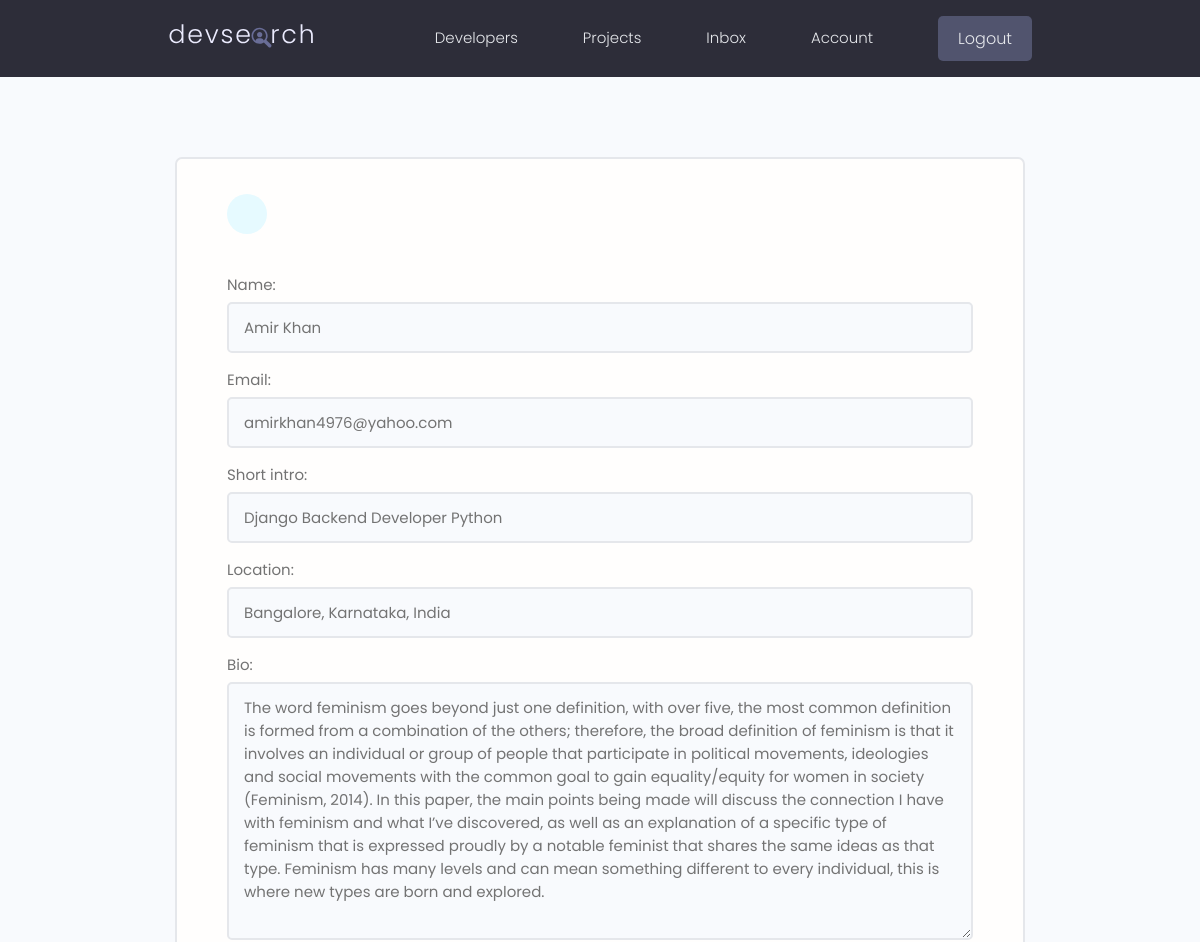
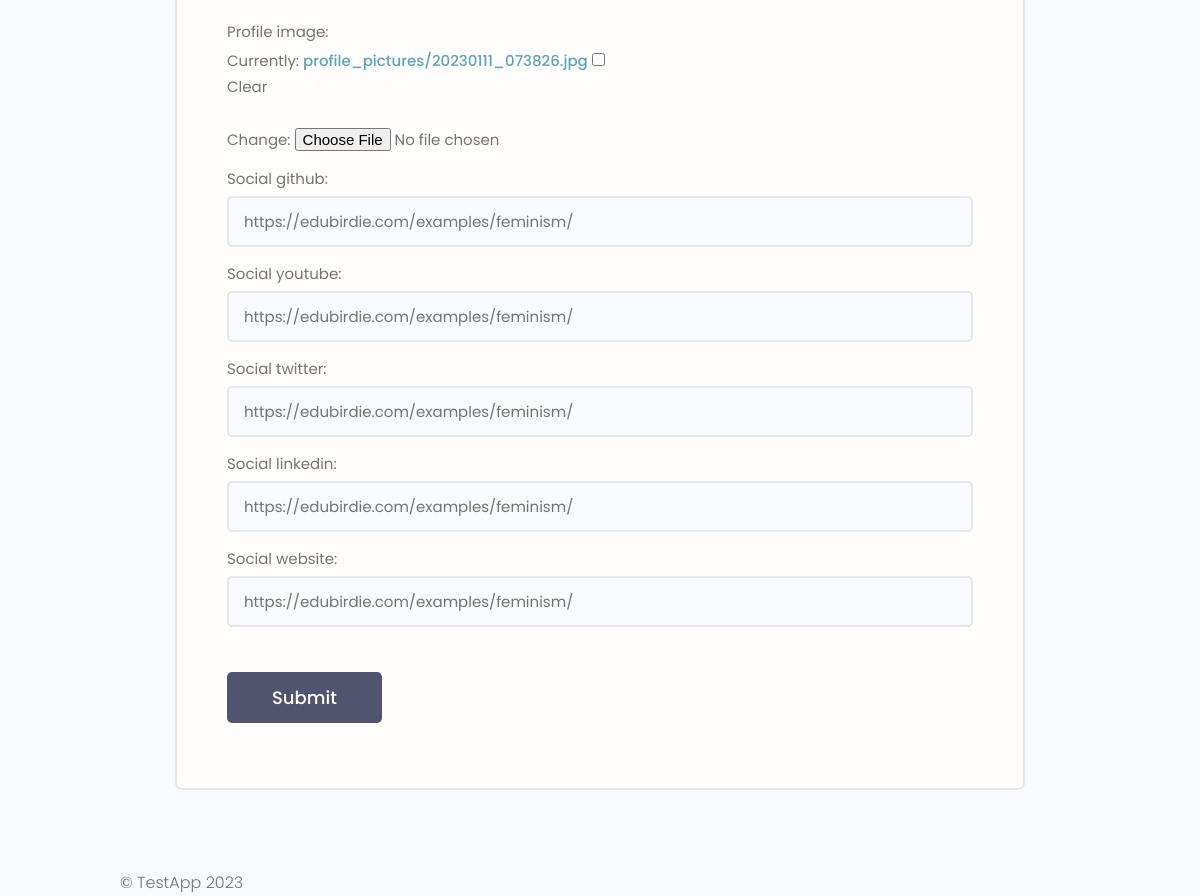
Page /update-account/ (signed in) on the committed database (2 pictures, top to bottom).
### users/models.py (models this page shows, shortened)
class Profile(models.Model):
    user = models.OneToOneField(User, on_delete=models.CASCADE, null=True, blank=True)
    name = models.CharField(max_length=256, null=True, blank=True)
    email = models.CharField(max_length=256, null=True, blank=True)
    short_intro = models.CharField(max_length=256, null=True, blank=True)
    location = models.CharField(max_length=256, null=True, blank=True)
    bio = models.TextField(null=True, blank=True)
    profile_image = models.ImageField(upload_to="profile_pictures", default="profile_pictures/user-default.png", null=True, blank=True)
    social_github = models.CharField(max_length=256, null=True, blank=True)
    social_youtube = models.CharField(max_length=256, null=True, blank=True)
    social_twitter = models.CharField(max_length=256, null=True, blank=True)
    social_linkedin = models.CharField(max_length=256, null=True, blank=True)
    social_website = models.CharField(max_length=256, null=True, blank=True)
    created_at = models.DateTimeField(auto_now_add=True)
    updated_at = models.DateTimeField(auto_now=True)
    id = models.UUIDField(default=uuid.uuid4, primary_key=True, unique=True, editable=False)
    class Meta:
        ordering = ["created_at"]

### users/views.py (the view, shortened to what this page needs)
# urls.py: path("update-account/", views.user_account_update, name="update-account"),
@login_required(login_url="login")
def user_account_update(request):
    profile = request.user.profile
    form = UpdateProfileForm(instance=profile)
    ctx = {"form": form}
    return render(request, template_name="users/edit-account-form.html", context=ctx)

### users/forms.py
class UpdateProfileForm(forms.ModelForm):
    class Meta:
        model = Profile
        fields = "__all__"
        exclude = ["user"]
    def __init__(self, *args, **kwrgs):
        super().__init__(*args, **kwrgs)
        for name, field in self.fields.items():
            field.widget.attrs.update({"class": "input"})

### users/templates/users/edit-account-form.html (shortened to what this page needs)
{% extends "testapp/index.html" %}
{% block content %}
<main class="formPage my-xl">
    <div class="content-box">
        <div class="formWrapper">
            <a class="backButton" href="#"></a>
            <br>
            <form class="form" method="post" enctype="multipart/form-data">
                {% for field in form %}
                <div class="form__field">
                    <label for="formInput#text">{{ field.label }}: </label>
                    {{ field }}
                </div>
                {% endfor %}
                <input class="btn btn--sub btn--lg  my-md" type="submit" value="Submit" />
            </form>
        </div>
    </div>
</main>
{% endblock %}

### static/styles/app.css (style rules this page uses)
:root { --color-sub: #2d2d39; }
.btn--sub { background-color: var(--color-sub-light); }
.content-box { width: 95%; max-width: 85rem; margin: 0 auto; }
.backButton { background: var(--color-main-light); color: var(--color-main); width: 4rem; height: 4rem; display: flex; align-items: center; justify-content: center; border-radius: 50%; }
.formPage .formWrapper { list-style: none; background: var(--color-white); padding: 3.5rem 5rem; border: 2px solid var(--color-light); border-radius: 0.7rem; }

### static/uikit/styles/modules/_variables.css (style rules this page uses)
:root { --color-main: #5aa5b9; --color-main-light: #e6faff; --color-sub: #3f4156; --color-sub-light: #51546e; --color-sub-lighter: #ededfd; --color-text: #737373; --color-gray: #8b8b8b; --color-light: #e5e7eb; --color-light-gray: #767676; --color-bg: #f8fafd; --color-white: #fffefd; --color-white-light: #f3f3f3; --color-success: #359e64; --color-success-bg: #def8e8; --color-error: #fc4b0b; --color-error-bg: #fff2ee; --font-base: 'Poppins', arial, helvetica, 'Segoe UI', roboto, ubuntu, sans-serif; --font-monospace: 'Fira Code', 'Courier New', courier, monospace; --font-regular: 300; --font-medium: 500; --font-bold: 700; --generic-shadow: 1px 1px 5px #00000010; --generic-transition: all 0.3s ease-in-out; }

### static/uikit/styles/modules/_base.css (style rules this page uses)
* { margin: 0; padding: 0; box-sizing: border-box; text-rendering: optimizeLegibility; color: inherit; font-size: inherit; }
html { font-size: 50%; }
@media only screen and (min-width: 480px) { html { font-size: 56.25%; } }
@media only screen and (min-width: 1200px) { html { font-size: 62.5%; } }
body { line-height: 1.6; font-weight: 400; font-size: 1.5rem; color: var(--color-text); background-color: var(--color-bg); min-height: 100vh; }

### static/uikit/styles/modules/_typography.css (style rules this page uses)
* { font-family: var(--font-base); }
a { padding-bottom: 2px; text-decoration: none; display: inline-block; color: var(--color-main); font-weight: var(--font-medium); }

### static/uikit/styles/modules/_utilities.css (style rules this page uses)
.my-md { margin: 3rem auto; }
.my-xl { margin: 8rem auto; }

### static/uikit/styles/modules/_button.css (style rules this page uses)
.btn { display: inline-block; position: relative; cursor: pointer; background-color: var(--color-light); font-weight: var(--font-medium); color: var(--color-sub); text-decoration: none; padding: 1rem 2rem; border-radius: 0.5rem; border: none; width: -webkit-fit-content; width: -moz-fit-content; width: fit-content; height: -webkit-fit-content; height: -moz-fit-content; height: fit-content; font-size: 1.6rem; outline-width: 0; outline-color: transparent; -webkit-backface-visibility: hidden; backface-visibility: hidden; transition: all 0.3s ease-in-out; }
.btn--sub { background-color: var(--color-sub); color: var(--color-white); }
.btn--lg { font-size: 1.8rem; padding: 1.2rem 4.5rem; }

### static/uikit/styles/modules/_form.css (style rules this page uses)
.form { display: block; }
.form__field { margin-top: 1.5rem; margin-bottom: 1.5rem; }
.form__label, .form__field > label { display: block; margin-bottom: 0.5rem; color: var(--color-text); }
input.input[type='text'], input.input[type='email'], input.input[type='password'], input.input[type='number'], textarea.input { min-width: 24rem; width: 100%; padding: 1.2rem 1.5rem; border-radius: 0.5rem; border: 2px solid var(--color-light); transition: all 0.3s ease-in-out; background-color: var(--color-bg); }

### rows in the picture
Profile: form "Amir Khan" "amirkhan4976@yahoo.com" "Django Backend Developer Python" "Bangalore, Karnataka, India" "The word feminism goes beyond just one definition, with over five, the most common definition is formed from a combination of the others; therefore, the broad definition of feminism is that it involves an individual or group of people that participate in political movements, ideologies and social movements with the common goal to gain equality/equity for women in society (Feminism, 2014). In this paper, the main points being made will discuss the connection I have with feminism and what I’ve discovered, as well as an explanation of a specific type of feminism that is expressed proudly by a notable feminist that shares the same ideas as that type. Feminism has many levels and can mean…" "https://edubirdie.com/examples/feminism/" "https://edubirdie.com/examples/feminism/" "https://edubirdie.com/examples/feminism/" "https://edubirdie.com/examples/feminism/" "https://edubirdie.com/examples/feminism/"

### other values in the picture
{{ field.label }} "Name" "Email" "Short intro" "Location" "Bio" "Profile image" "Social github" "Social youtube" "Social twitter" "Social linkedin" "Social website"
